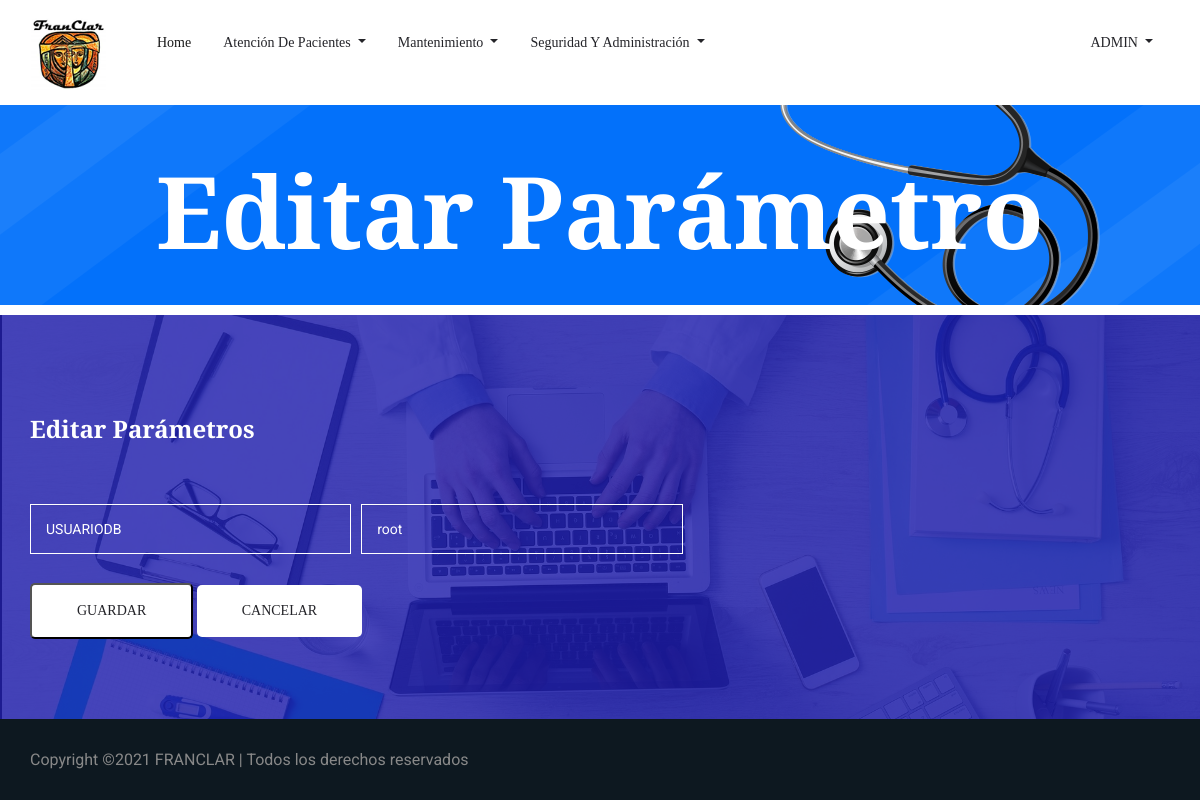
The page /EditarParametro_sistema.php?nik=1 (signed in) on the database as committed earlier.
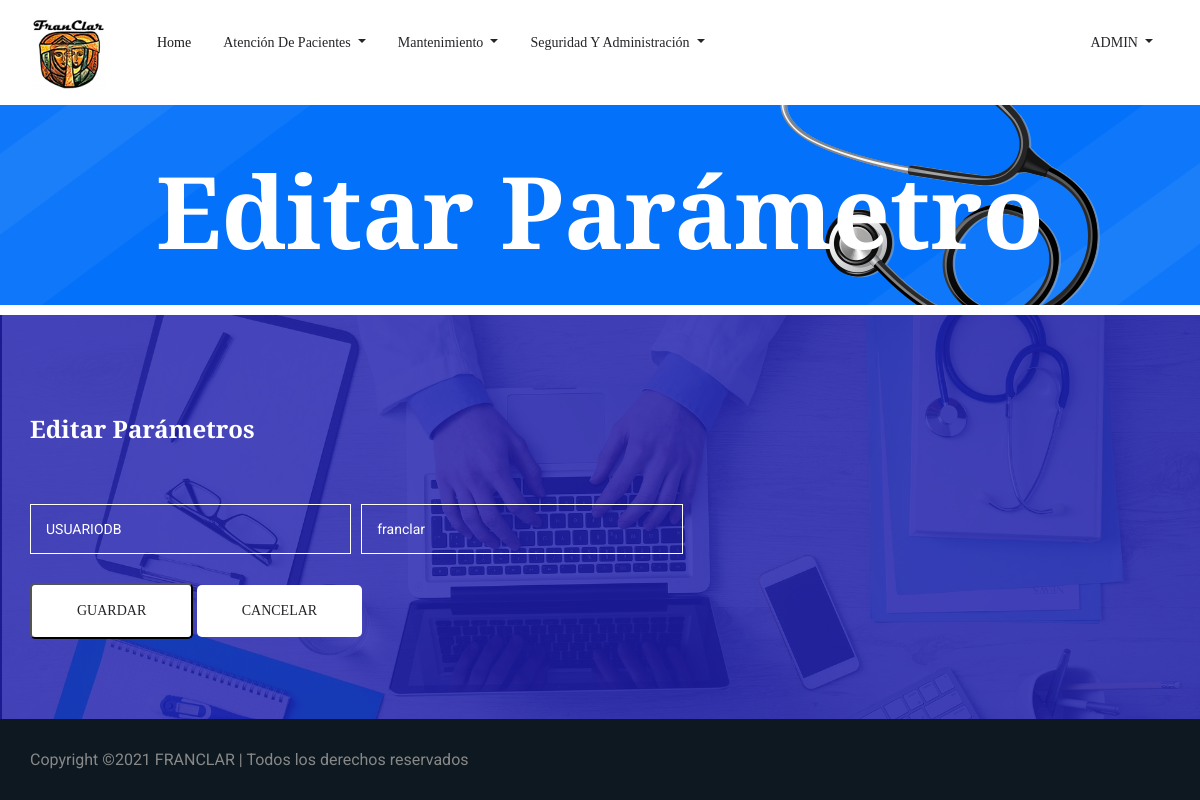
The same page on the database as committed later.
### tables this page shows
CREATE TABLE `tbl_parametro_sistema` (
  `id_parametro` int(11) NOT NULL,
  `parametro` varchar(25) NOT NULL,
  `valor` varchar(25) NOT NULL,
  `fecha_cra` date NOT NULL,
  `fecha_modif` date NOT NULL
);

### EditarParametro_sistema.php (the view, shortened to what this page needs)
<!doctype html>
<html lang="en">
<?php
include 'head.php'
?>
<body>
    <?php
    include 'header.php';
    ?>
    <section class="breadcrumb_part breadcrumb_bg">
        <div class="container">
            <div class="row">
                <div class="col-lg-12">
                    <div class="breadcrumb_iner">
                        <div class="breadcrumb_iner_item">
                            <h2>Editar Parámetro</h2>
                        </div>
                    </div>
                </div>
            </div>
        </div>
    </section>
    <?php
			$nik = mysqli_real_escape_string($con,(strip_tags($_GET["nik"],ENT_QUOTES)));
			$sql = mysqli_query($con, "SELECT * FROM tbl_parametro_sistema WHERE id_parametro='$nik'");
			if(mysqli_num_rows($sql) == 0){
				header("Location: index.php");
			}else{
				$row = mysqli_fetch_assoc($sql);
			}
		?>
    <section class="regervation_part section_padding">
        <div class="container">
            <div class="row align-items-center regervation_content">
                <div class="col-lg-7">
                    <div class="regervation_part_iner">
                        <form method="POST" action="" autocomplete="off">
                            <h2>Editar Parámetros</h2>
                            <div class="form-row">
                                <div class="form-group col-md-6">
                                    <input type="text" class="form-control" id="NomP" value="<?php echo $row ['parametro']; ?>" name="Parametro" onkeypress="return soloLetras(event)" placeholder="Nombre del parámetro" readonly>
                                </div>
                                <div class="form-group col-md-6">
                                    <input type="text" class="form-control" id="ValP" value="<?php echo $row ['valor']; ?>" name="Valor_Parametro" maxlength="25" placeholder="Valor" required>
                                </div>
                                <div class="regerv_btn col-md-8">
                                    <button type="submit" name="save" class="btn_2">Guardar</button>
                                    <a href="Parametros_sistema.php" class="btn_2">Cancelar</a>
                                </div>
                            </div>
                        </form>
                    </div>
                </div>
            </div>
        </div>
    </section>
    <?php
        include 'Copyright.php'
    ?>
</body>
</html>

Rows that differ between the two databases and show on the page:
changed tbl_parametro_sistema "USUARIODB": Valor_Parametro "root" → "franclar"
